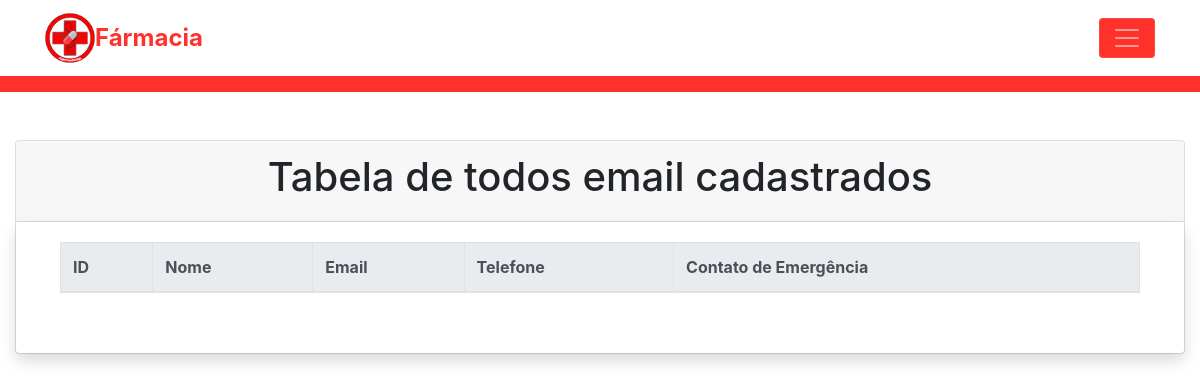
The page /HTML/tabela_cadastrados.php on the database as committed earlier.
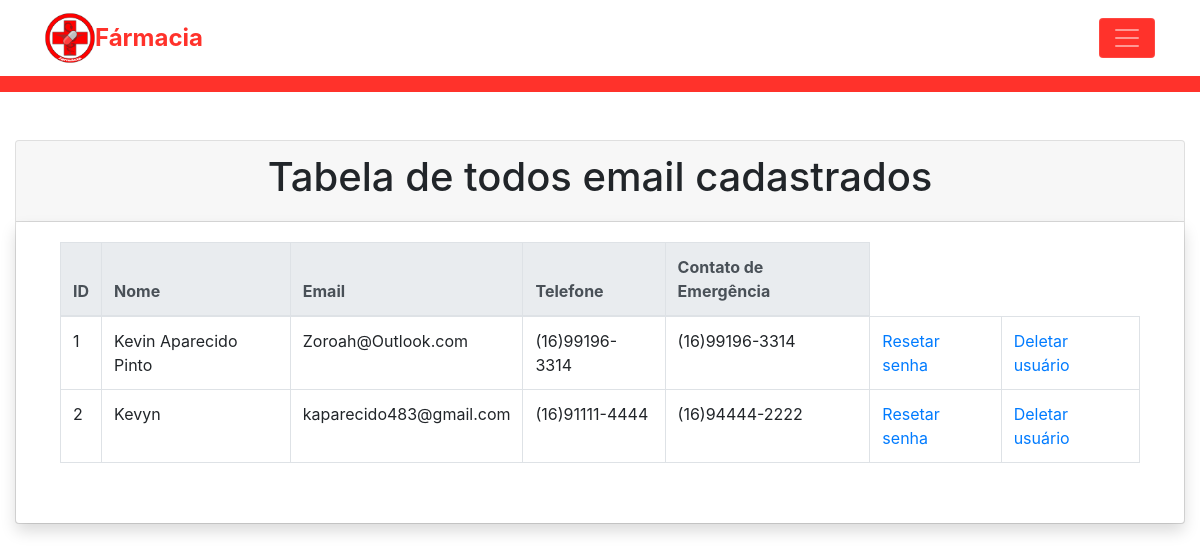
The same page on the database as committed later.
### tables this page shows
CREATE TABLE `pessoa` (
  `id_nome` int(11) NOT NULL,
  `nome` varchar(200) NOT NULL,
  `senha` varchar(500) NOT NULL,
  `email` varchar(500) NOT NULL,
  `endereco` varchar(300) NOT NULL,
  `id_estado` int(11) NOT NULL,
  `id_cidade` int(11) NOT NULL,
  `cep` varchar(100) NOT NULL,
  `foto_perfil` varchar(200) DEFAULT NULL,
  `foto_qrcode` varchar(200) NOT NULL,
  `id_qrcode` varchar(500) NOT NULL,
  `data_nascimento` date NOT NULL,
  `sexo` varchar(100) NOT NULL,
  `cpf` varchar(14) NOT NULL,
  `telefone` varchar(50) NOT NULL,
  `telefone_emergencia` varchar(50) NOT NULL,
  `altura` decimal(10,0) NOT NULL,
  `adm` tinyint(1) NOT NULL,
  `tipo_sanguineo` varchar(3) NOT NULL,
  `alergia_doencas` varchar(500) NOT NULL,
  `plano_saude` varchar(300) NOT NULL
);

### HTML/parts/tabela_emails.php (the view, shortened to what this page needs)
<?php
    require('../PHP/conn.php');
    $id = "";
    $sql = "SELECT * FROM pessoa";
    $resultado = $conn->query($sql);
    if($resultado->num_rows > 0){
        while($linha=$resultado->fetch_assoc()){
            if($id == $linha['id_nome']){
                echo "<tr class='table-danger'>";
            }
            else{
                echo "<tr>";
            }
            echo "<td>".$linha['id_nome']."</td>";
            echo "<td>".$linha['nome']."</td>";
            echo "<td>".$linha['email']."</td>";
            echo "<td>".$linha['telefone']."</td>";
            echo "<td>".$linha['telefone_emergencia']."</td>";
            if($id != $linha['id_nome']){
                echo "<td><a href='../PHP/reset_senha.php?id=".$linha['id_nome']."'>Resetar senha</a></td>";
                echo "<td><a href='../PHP/apagar_usuario.php?id=".$linha['id_nome']."'>Deletar usuário</a></td>";
            }
            echo "</tr>";
        }
    }
?>

### HTML/tabela_cadastrados.php (shortened to what this page needs)
<!DOCTYPE html>
<html lang="pt-br">
<head>
    <link rel="stylesheet" href="css/bootstrap.min.css" />
    <link rel="stylesheet" href="https://use.fontawesome.com/releases/v5.3.1/css/all.css"
 />
    <link rel="stylesheet" href="css/estilos.css" />
</head>
<body>
    <?php require("./parts/navegacao.php"); ?>
    <div class="container-fluid mt-5">
        <div class="row-fluid">
            <main>
                <div class="card">
                    <div class="card-header text-center">
                        <h1>Tabela de todos email cadastrados</h1>
                    </div>
                    <div class="bg-white shadow rounded overflow-hidden">
                        <div class="px-4 pt-0 pb-4">
                            <div class="card-body">
                                <div class="table-responsive">
                                    <table class="table table-bordered table-hover">
                                        <thead class="thead-light">
                                            <tr>
                                                <th>ID</th>
                                                <th>Nome</th>
                                                <th>Email</th>
                                                <th>Telefone</th>
                                                <th>Contato de Emergência</th>
                                            </tr>
                                        </thead>
                                        <tbody>
                                            <?php require('./parts/tabela_emails.php'); ?>
                                        </tbody>
                                    </table>
                                </div>
                            </div>
                        </div>
                    </div>
                </div>
            </main>
        </div>
    </div>
</body>
</html>

### HTML/parts/navegacao.php (shortened to what this page needs)
<header>
    <div class="navbar navbar-dark shadows-sm">
        <div class="container d-flex justify-content-between">
            <a href="index.php" class="navbar-brand d-flex align-items-center">
                <img src="IMG/logo.svg" alt="logo" width="50" height="50" class="d-inline-block align-top">
                <strong id="fmc">Fármacia</strong>
            </a>
            <button class="navbar-toggler collapsed" type="button" data-toggle="collapse"
                data-target="#navbarHeader" aria-controls="navbarHeader" aria-expanded="false"
                aria-label="Toggle navigation" id="menu">
                <span class="navbar-toggler-icon"></span>
            </button>
        </div>
    </div>
    <div class="navbar navbar-dark shadows-sm" id="borda">
    </div>
</header>

### HTML/CSS/estilos.css (style rules this page uses)
#borda, #menu { background-color: #ff322b; }
#fmc { font-size: x-large; color: #ff322b; }
strong { color: #000; }
table { max-width: none; }

Rows that differ between the two databases and show on the page:
added pessoa: id_nome "1", nome "Kevin Aparecido Pinto", email "Zoroah@Outlook.com", telefone "(16)99196-3314", telefone_emergencia "(16)99196-3314"
added pessoa: id_nome "2", nome "Kevyn", email "kaparecido483@gmail.com", telefone "(16)91111-4444", telefone_emergencia "(16)94444-2222"
